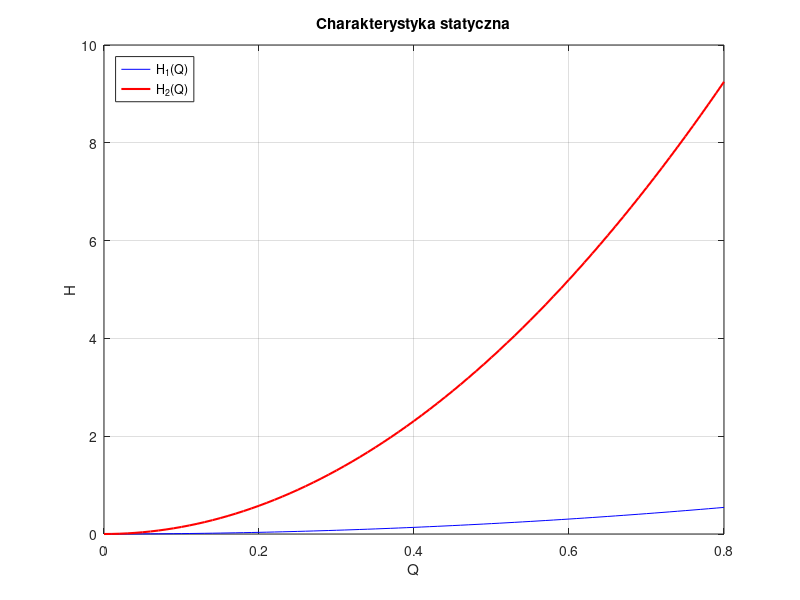

MATLAB code to generate this figure:
clc;
clear;
close all;

C1 = 1.0847;
C2 = 0.263067;

H1 = 1 ;
H2 = 10;


%charakterystyka statyczna
qwe = 0.5;
q0 = qwe;
h10 = q0*q0 / (C1*C1);
h20 = (q0./C2).^2 ;

Q = 0:0.01: 0.8;

H10 = (Q./C1).^2;
H20 = (Q./C2).^2;

figure;
plot(Q, H10, 'b', Q, H20, 'r', 'LineWidth', 1.5);
grid on;
xlabel('Q');
ylabel('H');
title('Charakterystyka statyczna');
legend('H_1(Q)', 'H_2(Q)', 'Location', 'northwest');
